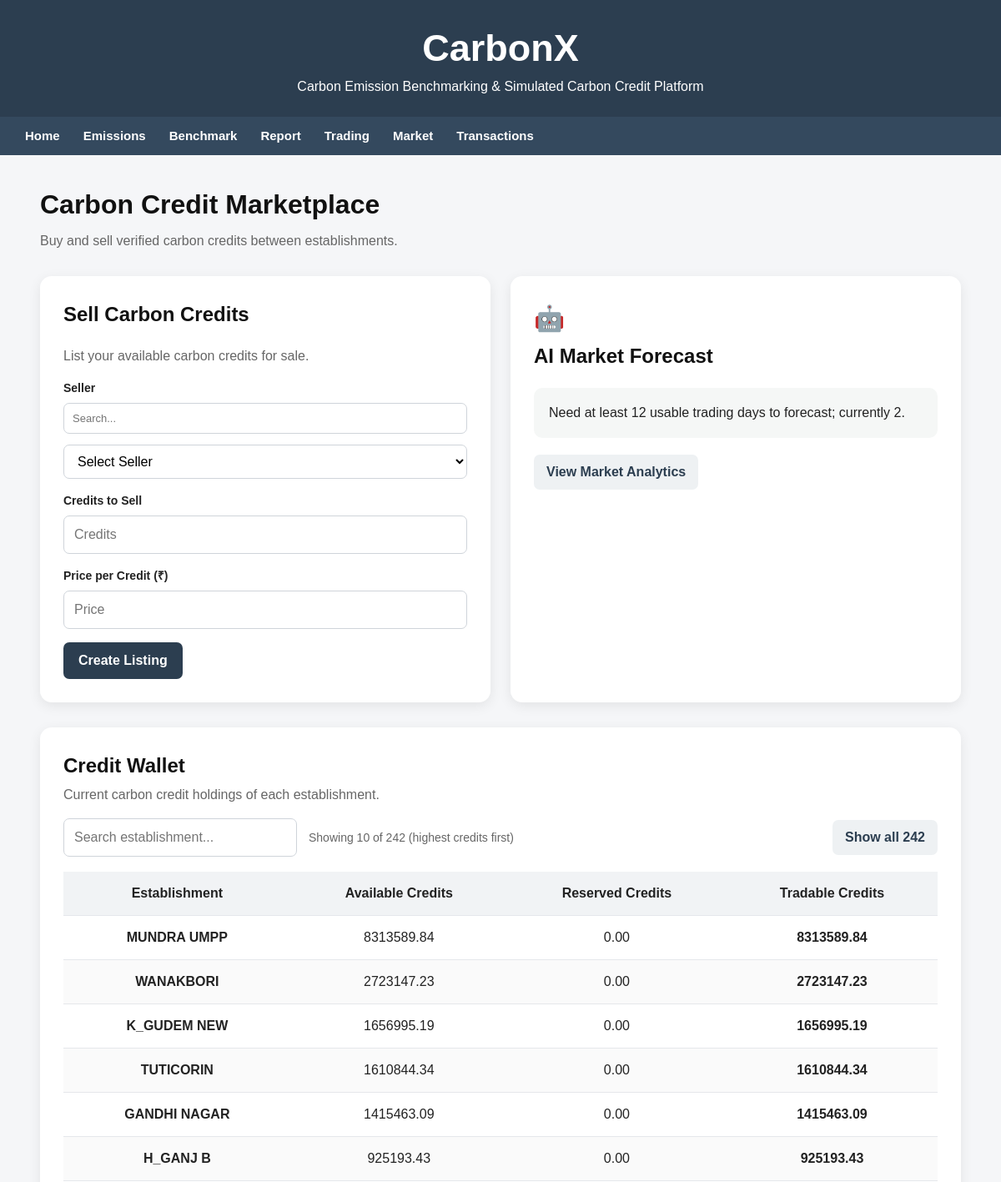
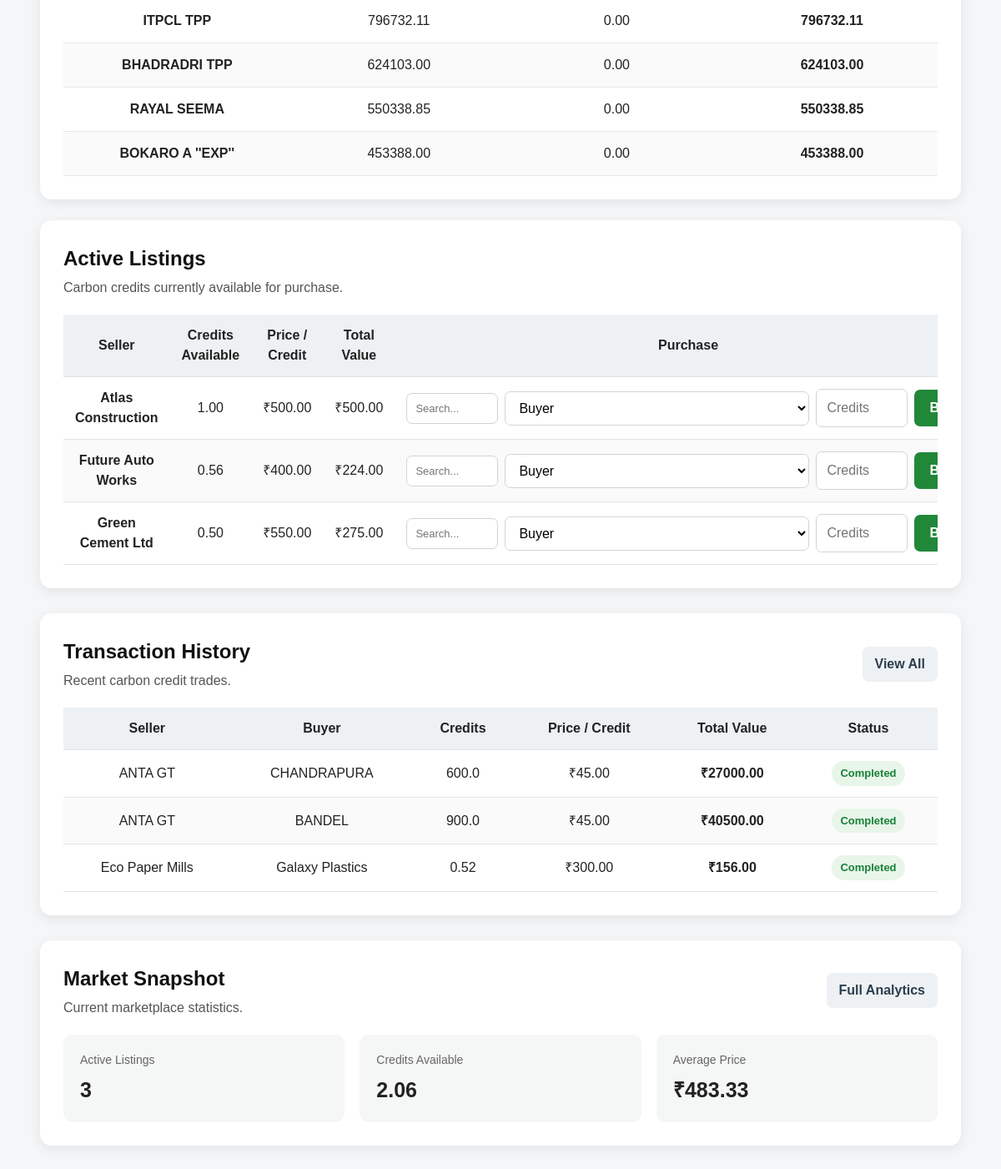
The app's page /trade with its own data (2 pictures, top to bottom).
### tables this page shows
CREATE TABLE Credit_Wallet (wallet_id INTEGER PRIMARY KEY AUTOINCREMENT, est_id INTEGER NOT NULL UNIQUE, available_credit REAL NOT NULL DEFAULT 0 CHECK(available_credit >= 0), reserved_credit REAL NOT NULL DEFAULT 0 CHECK(reserved_credit >= 0), updated_at TEXT DEFAULT CURRENT_TIMESTAMP, generated_credit REAL NOT NULL DEFAULT 0, FOREIGN KEY (est_id) REFERENCES Establishment(est_id));

CREATE TABLE Establishment (    est_id INTEGER PRIMARY KEY AUTOINCREMENT,    est_name TEXT NOT NULL,    est_type TEXT,    location TEXT);

CREATE TABLE Credit_Listing (listing_id INTEGER PRIMARY KEY AUTOINCREMENT, seller_est_id INTEGER NOT NULL, credit_amount REAL NOT NULL CHECK(credit_amount > 0), remaining_credit REAL NOT NULL CHECK(remaining_credit >= 0 AND remaining_credit <= credit_amount), price_per_credit REAL NOT NULL CHECK(price_per_credit >= 0), status TEXT NOT NULL DEFAULT 'Active' CHECK(status IN ('Active','Sold','Cancelled')), created_at TEXT DEFAULT CURRENT_TIMESTAMP, FOREIGN KEY(seller_est_id) REFERENCES Establishment(est_id));

### app.py (the view, shortened to what this page needs)
@app.route("/trade", methods=["GET", "POST"])
def trade():
    with closing(get_db()) as conn:
        return render_template("trade.html", **_trade_page_data(conn))

### db.py (called while the page is built)
def get_db():
    conn = sqlite3.connect(DB_PATH, timeout=15)
    conn.row_factory = sqlite3.Row
    conn.execute("PRAGMA foreign_keys = ON")
    return conn

### templates/trade.html (shortened to what this page needs)
{% extends "base.html" %}
{% block content %}
<div class="page-header">
    <h1>Carbon Credit Marketplace</h1>
    <p>Buy and sell verified carbon credits between establishments.</p>
</div>
<div class="trade-grid">
    <div class="trade-card">
        <h2>Sell Carbon Credits</h2>
        <p class="section-subtitle">
            List your available carbon credits for sale.
        </p>
        <form action="/create-listing" method="POST">
            <div class="form-group">
                <label>Seller</label>
                <select name="seller_est_id" class="searchable" required>
                    <option value="">Select Seller</option>
                </select>
            </div>
            <div class="form-group">
                <label>Credits to Sell</label>
                <input
                    type="number"
                    name="credit_amount"
                    min="0.01"
                    step="0.01"
                    placeholder="Credits"
                    required>
            </div>
            <div class="form-group">
                <label>Price per Credit (₹)</label>
                <input
                    type="number"
                    name="price_per_credit"
                    min="0.01"
                    step="0.01"
                    placeholder="Price"
                    required>
            </div>
            <button type="submit">
                Create Listing
            </button>
        </form>
    </div>
    <div class="trade-card ai-card">
        <div class="card-icon">🤖</div>
        <h2>AI Market Forecast</h2>
        {% if prediction.available %}
            <div class="forecast-grid">
                <div>
                    <span>Current Price</span>
                    <strong>₹{{ prediction.current_price }}</strong>
                </div>
                <div>
                    <span>Predicted Price</span>
                    <strong>₹{{ prediction.predicted_price }}</strong>
                </div>
                <div>
                    <span>Model MAE</span>
                    <strong>₹{{ prediction.mae }}</strong>
                </div>
                <div>
                    <span>"Same as today" MAE</span>
                    <strong>₹{{ prediction.naive_mae }}</strong>
                </div>
            </div>
        {% else %}
            <div class="forecast-message">
                {{ prediction.message }}
            </div>
        {% endif %}
        <a href="/market" class="secondary-button">
            View Market Analytics
        </a>
    </div>
</div>
<div class="trade-card wallet-section">
    <div class="section-header">
        <div>
            <h2>Credit Wallet</h2>
            <p>Current carbon credit holdings of each establishment.</p>
        </div>
    </div>
    <div class="wallet-toolbar">
        <input type="text" id="walletSearch" placeholder="Search establishment..." autocomplete="off">
        <span id="walletCount" class="wallet-count"></span>
        <button type="button" id="walletToggle" class="secondary-button">Show all</button>
    </div>
    <div class="wallet-table-wrapper">
        <table class="wallet-table">
            <thead>
                <tr>
                    <th>Establishment</th>
                    <th>Available Credits</th>
                    <th>Reserved Credits</th>
                    <th>Tradable Credits</th>
                </tr>
            </thead>
            <tbody id="walletBody">
                {% for wallet in wallets %}
                <tr class="wallet-row" data-name="{{ wallet.est_name|lower }}" data-tradable="{{ wallet.available_credit - wallet.reserved_credit }}">
                    <td>
                        <strong>{{ wallet.est_name }}</strong>
                    </td>
                    <td>
                        {{ "%.2f"|format(wallet.available_credit) }}
                    </td>
                    <td>
                        {{ "%.2f"|format(wallet.reserved_credit) }}
                    </td>
                    <td>
                        <strong>
                            {{ "%.2f"|format(
                                wallet.available_credit - wallet.reserved_credit
                            ) }}
                        </strong>
                    </td>
                </tr>
                {% endfor %}
            </tbody>
        </table>
    </div>
</div>
<div class="data-card">
    <div class="card-header">
        <div>
            <h2>Active Listings</h2>
            <p>Carbon credits currently available for purchase.</p>
        </div>
    </div>
    {% if listings %}
    <div class="table-container">
        <table>
            <thead>
                <tr>
                    <th>Seller</th>
                    <th>Credits Available</th>
                    <th>Price / Credit</th>
                    <th>Total Value</th>
                    <th>Purchase</th>
                </tr>
            </thead>
            <tbody>
                {% for listing in listings %}
                <tr>
                    <td>
                        <strong>{{ listing.est_name }}</strong>
                    </td>
                    <td>
                        {{ "%.2f"|format(listing.remaining_credit) }}
                    </td>
                    <td>
                        ₹{{ "%.2f"|format(listing.price_per_credit) }}
                    </td>
                    <td>
                        ₹{{ "%.2f"|format(
                            listing.remaining_credit *
                            listing.price_per_credit
                        ) }}
                    </td>
                    <td>
                        <form
                            action="/buy-credit"
                            method="POST"
                            class="buy-form">
                            <select
                                name="buyer_est_id"
                                class="searchable"
                                required>
                                <option value="">
                                    Buyer
                                </option>
                            </select>
                            <input
                                type="number"
                                name="quantity"
                                min="0.01"
                                max="{{ listing.remaining_credit }}"
                                step="0.01"
                                placeholder="Credits"
                                required>
                            <button type="submit">
                            </button>
                        </form>
                    </td>
                </tr>
                {% endfor %}
            </tbody>
        </table>
    </div>
    {% endif %}
</div>
<div class="data-card">
    <div class="card-header">
        <div>
            <h2>Transaction History</h2>
            <p>Recent carbon credit trades.</p>
        </div>
        <a href="/transactions" class="secondary-button">
        </a>
    </div>
    {% if transactions %}
    <div class="table-container">
        <table>
            <thead>
                <tr>
                    <th>Seller</th>
                    <th>Buyer</th>
                    <th>Credits</th>
                    <th>Price / Credit</th>
                    <th>Total Value</th>
                    <th>Status</th>
                </tr>
            </thead>
            <tbody>
                {% for transaction in transactions %}
                <tr>
                    <td>{{ transaction.seller }}</td>
                    <td>{{ transaction.buyer }}</td>
                    <td>{{ transaction.credit_amount }}</td>
                    <td>
                    </td>
                    <td>
                        <strong>
                        </strong>
                    </td>
                    <td>
                        <span class="status-badge">
                        </span>
                    </td>
                </tr>
                {% endfor %}
            </tbody>
        </table>
    </div>
    {% else %}
    <div class="empty-state">
        <p>No transactions found.</p>
    </div>
    {% endif %}
</div>
<div class="data-card">
    <div class="card-header">
        <div>
            <h2>Market Snapshot</h2>
            <p>Current marketplace statistics.</p>
        </div>
        <a href="/market" class="secondary-button">
        </a>
    </div>
    <div class="analytics-grid">
        <div class="analytics-card">
            <span>Active Listings</span>
            <strong>{{ active_listings }}</strong>
        </div>
        <div class="analytics-card">
            <span>Credits Available</span>
            <strong>{{ credits_available }}</strong>
        </div>
        <div class="analytics-card">
            <span>Average Price</span>
            <strong>₹{{ "%.2f"|format(average_price) }}</strong>
        </div>
    </div>
</div>
{% endblock %}

### templates/base.html (shortened to what this page needs)
<!DOCTYPE html>
<html lang="en">
<head>
    <link rel="stylesheet" href="/static/style.css">
</head>
<body>
<header>
    <h1>CarbonX</h1>
    <p1>Carbon Emission Benchmarking &amp; Simulated Carbon Credit Platform</p1>
</header>
<nav>
    <a href="/">Home</a>
    <a href="/emissions">Emissions</a>
    <a href="/benchmark">Benchmark</a>
    <a href="/report">Report</a>
    <a href="/trade">Trading</a>
    <a href="/market">Market</a>
    <a href="/transactions">Transactions</a>
</nav>
<div class="container">
{% block content %}
{% endblock %}
</div>
</body>
</html>

### static/style.css (style rules this page uses)
* { box-sizing: border-box; }
body { margin: 0; font-family: Arial, sans-serif; background: #f5f6f8; color: #222; line-height: 1.5; }
header { background: #2c3e50; color: #fff; padding: 24px 30px; text-align: center; }
header h1 { margin: 0; font-size: 45px; color: #fff; }
header p1 { color: #fff; }
nav { background: #34495e; padding: 12px 30px; display: flex; gap: 28px; align-items: center; }
nav a { color: #fff; text-decoration: none; font-size: 15px; font-weight: 600; }
.container { width: min(1200px, 92%); margin: 35px auto; padding: 0; }
h1, h2, h3 { color: #111; }
h1, h2 { margin-top: 0; }
p { color: #555; }
table { width: 100%; border-collapse: collapse; background: #fff; }
table th, table td { border-bottom: 1px solid #e1e4e8; padding: 13px 14px; text-align: center; }
table th { background: #eef1f3; font-weight: 700; }
table tr:nth-child(even) { background: #fafafa; }
.table-container { width: 100%; overflow-x: auto; }
.form-group { display: flex; flex-direction: column; gap: 7px; margin-bottom: 16px; }
label { font-weight: 600; font-size: 14px; }
input, select, button { font: inherit; }
input, select { width: 100%; padding: 10px 12px; border: 1px solid #cfd4da; border-radius: 7px; background: #fff; }
button { border: none; border-radius: 7px; padding: 10px 18px; background: #2c3e50; color: #fff; font-weight: 600; cursor: pointer; }
.form-group input { width: 100%; }
.page-header { margin-bottom: 30px; }
.page-header h1 { margin-bottom: 8px; }
.page-header p, .section-subtitle { color: #666; margin-top: 0; }
.trade-grid { display: grid; grid-template-columns: 1fr 1fr; gap: 24px; margin-bottom: 30px; }
.trade-card, .data-card { background: #fff; padding: 28px; border-radius: 14px; box-shadow: 0 4px 15px rgba(0, 0, 0, 0.08); }
.trade-card h2, .data-card h2 { margin-top: 0; }
.card-icon { font-size: 30px; margin-bottom: 5px; }
.forecast-message { padding: 18px; background: #f5f7f6; border-radius: 10px; margin: 15px 0 20px; }
.secondary-button { display: inline-block; text-decoration: none; background: #eef1f3; color: #2c3e50; padding: 9px 15px; border-radius: 7px; font-weight: 600; }
.data-card { margin-bottom: 30px; }
.card-header { display: flex; justify-content: space-between; align-items: center; gap: 20px; margin-bottom: 20px; }
.card-header h2 { margin-bottom: 5px; }
.card-header p { margin: 0; }
.buy-form { display: flex; align-items: center; justify-content: center; gap: 8px; }
.buy-form select, .buy-form input { width: auto; min-width: 110px; }
.buy-form input { max-width: 100px; }
.buy-form button { background: #218739; }
.status-badge { display: inline-block; padding: 5px 10px; border-radius: 20px; background: #e8f5e9; color: #188038; font-weight: 700; font-size: 13px; }
.analytics-grid { display: grid; grid-template-columns: repeat(3, 1fr); gap: 18px; }
.analytics-card { background: #f5f7f6; padding: 20px; border-radius: 10px; }
.analytics-card span { display: block; font-size: 14px; color: #666; margin-bottom: 7px; }
.analytics-card strong { font-size: 25px; }
.wallet-section { width: 100%; margin: 25px 0; }
.wallet-section h2 { margin-bottom: 5px; }
.wallet-section p { color: #666; margin-top: 0; }
.wallet-table-wrapper { overflow-x: auto; margin-top: 18px; }
.wallet-table { width: 100%; border-collapse: collapse; }
.wallet-table th, .wallet-table td { padding: 14px 16px; text-align: center; border-bottom: 1px solid #e5e7eb; }
.wallet-table th { background: #f1f3f5; font-weight: 600; }

### templates/trade.html (style rules this page uses)
.wallet-toolbar { display:flex; align-items:center; gap:14px; margin:14px 0 4px; }
.wallet-toolbar input { max-width:280px; }
.wallet-toolbar button { margin-left:auto; border:none; cursor:pointer; }
.wallet-count { color:#666; font-size:14px; }

### records on screen
Credit_Wallet: est_name "BHADRADRI TPP", available_credit "624103.00", reserved_credit "0.00", available_credit+reserved_credit "624103.00"
Credit_Wallet: est_name "BOKARO A ''EXP''", available_credit "453388.00", reserved_credit "0.00", available_credit+reserved_credit "453388.00"
Credit_Wallet: est_name "GANDHI NAGAR", available_credit "1415463.09", reserved_credit "0.00", available_credit+reserved_credit "1415463.09"
Credit_Wallet: est_name "H_GANJ B", available_credit "925193.43", reserved_credit "0.00", available_credit+reserved_credit "925193.43"
Credit_Wallet: est_name "ITPCL TPP", available_credit "796732.11", reserved_credit "0.00", available_credit+reserved_credit "796732.11"
Credit_Wallet: est_name "K_GUDEM NEW", available_credit "1656995.19", reserved_credit "0.00", available_credit+reserved_credit "1656995.19"
Credit_Wallet: est_name "MUNDRA UMPP", available_credit "8313589.84", reserved_credit "0.00", available_credit+reserved_credit "8313589.84"
Credit_Wallet: est_name "RAYAL SEEMA", available_credit "550338.85", reserved_credit "0.00", available_credit+reserved_credit "550338.85"
Credit_Wallet: est_name "TUTICORIN", available_credit "1610844.34", reserved_credit "0.00", available_credit+reserved_credit "1610844.34"
Credit_Wallet: est_name "WANAKBORI", available_credit "2723147.23", reserved_credit "0.00", available_credit+reserved_credit "2723147.23"
Credit_Listing: est_name "Atlas Construction", remaining_credit "1.00", price_per_credit "500.00", remaining_credit+price_per_credit "500.00"

### other values on screen
{{ prediction.message }} "Need at least 12 usable trading days to forecast; currently 2."
